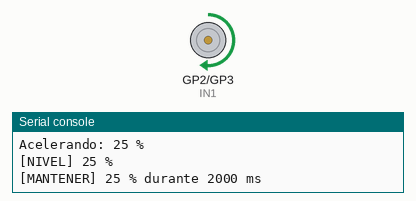
Simulated run of this program. Board: Raspberry Pi Pico running MicroPython. Shown: motor-driver pin pairs drawn as motors (green arrow = first pin HIGH = forward, orange = second pin HIGH = backward, longer = more drive, scaled by the enable pin), the last lines printed to the serial console.

Above: at 2.2 s.
At 23.0 s:
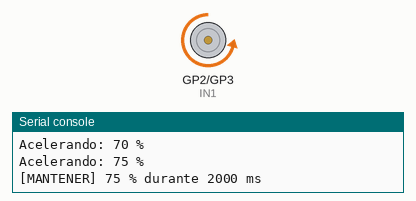
At 26.5 s:
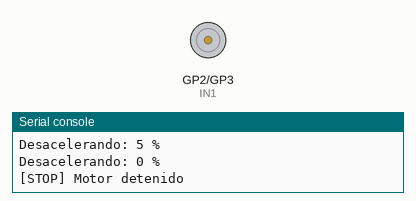
At 38.1 s:
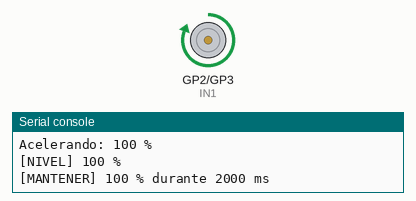
Timing chart, 0 to 39.6 s (numbered marks = the images above):
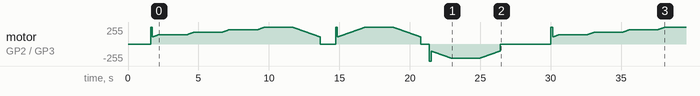

The program:

main.py
```python
# =========================================================================
#  DO 04 / CHALLENGE 06 - Smart Motor Controller
#  Sesion 06: PWM + Puente H (L298N) + Motor DC
#  Angel Rugerio Jimenez
#  Axel Garcia Arellano
#
#  IN1/IN2 deciden hacia donde gira el motor; ENA (PWM) decide que tan
#  rapido. Toda la velocidad cambia por rampas y el sentido solo se
#  invierte con el motor en 0 %.
#  Probado en Wokwi y en hardware fisico (Pico 2 W + L298N + motor DC).
# =========================================================================

from machine import Pin, PWM
from time import sleep_ms

# ---------------- Ajustes del motor fisico ----------------
PWM_FREQ = 100          # Hz. Frecuencia baja = mas torque en motores chicos
MIN_DUTY = 40           # % real minimo con el que el motor SI gira (zona muerta)
KICK_MS = 120           # empujon al 100 % cuando arranca desde 0

# Pines del puente H (iguales en Wokwi y en el montaje fisico)
# Se crean ya en 0 para que el motor no se mueva al encender la Pico
IN1 = Pin(2, Pin.OUT, value=0)                   # GP2 - direccion
IN2 = Pin(3, Pin.OUT, value=0)                   # GP3 - direccion
ENA = PWM(Pin(4), freq=PWM_FREQ, duty_u16=0)     # GP4 - velocidad por PWM

# Parametros de la demostracion
PASO_RAMPA = 5          # % que cambia la velocidad en cada paso
DELAY_RAMPA_MS = 100    # tiempo entre pasos -> 0 a 100 % en 2 s
MANTENER_MS = 2000      # tiempo sostenido a velocidad constante
PAUSA_INVERSION_MS = 500  # motor detenido antes de cambiar el sentido
PAUSA_CICLO_MS = 3000   # descanso entre una demostracion completa y la siguiente
NIVELES = [25, 50, 75, 100]

# Constantes numericas para la direccion
DETENIDO = 0
ADELANTE = 1
REVERSA = 2

# Variables globales de control
velocidad_actual = 0
direccion_actual = DETENIDO


# ---------------- Funciones base ----------------
def _duty_real(percent):
    """Traduce 0-100 % 'logico' a duty real saltando la zona muerta.
    0 % = apagado. 1-100 % se reparte entre MIN_DUTY y 100 %,
    asi 25 % ya mueve el motor en lugar de solo zumbar."""
    if percent == 0:
        return 0
    real = MIN_DUTY + (100 - MIN_DUTY) * percent / 100
    return int(real * 65535 / 100)


def set_speed(percent):
    global velocidad_actual
    percent = int(max(0, min(100, percent)))   # saturacion: 0 <= percent <= 100

    # Si venimos de 0 y vamos a movernos, empujon para vencer la inercia
    if velocidad_actual == 0 and percent > 0:
        ENA.duty_u16(65535)
        sleep_ms(KICK_MS)

    ENA.duty_u16(_duty_real(percent))
    velocidad_actual = percent


def forward():
    global direccion_actual
    IN1.value(1)
    IN2.value(0)
    direccion_actual = ADELANTE


def reverse():
    global direccion_actual
    IN1.value(0)
    IN2.value(1)
    direccion_actual = REVERSA


def stop():
    global direccion_actual
    set_speed(0)
    IN1.value(0)
    IN2.value(0)
    direccion_actual = DETENIDO


# ---------------- TODO 1: rampa ----------------
# Sube o baja de start a end de step en step. range() excluye su limite,
# asi que al final se fija end a mano: la rampa siempre termina exacta,
# aunque la distancia no sea multiplo del paso (ej. 0 -> 75 con paso 10).
def ramp_to(start, end, step=10, delay_ms=100):
    if start == end:
        set_speed(end)
        return

    if start < end:
        paso = abs(step)
        etiqueta = "Acelerando"
    else:
        paso = -abs(step)       # si start > end el paso debe ser negativo
        etiqueta = "Desacelerando"

    for speed in range(start, end, paso):
        set_speed(speed)
        print(f"{etiqueta}: {speed} %")
        sleep_ms(delay_ms)

    set_speed(end)
    print(f"{etiqueta}: {end} %")


# ---------------- Cambio seguro de direccion ----------------
# Nunca se invierte en movimiento: primero rampa a 0 %, pausa con el
# motor detenido y solo entonces se cambia IN1/IN2.
def cambiar_direccion(nueva):
    if nueva == direccion_actual:
        return

    if velocidad_actual > 0:
        print("[SEGURIDAD] Bajando a 0 % antes de cambiar de direccion")
        ramp_to(velocidad_actual, 0, PASO_RAMPA, DELAY_RAMPA_MS)

    stop()
    sleep_ms(PAUSA_INVERSION_MS)

    if nueva == ADELANTE:
        print("[DIRECCION] FORWARD")
        forward()
    elif nueva == REVERSA:
        print("[DIRECCION] REVERSE")
        reverse()


def mantener(ms):
    print(f"[MANTENER] {velocidad_actual} % durante {ms} ms")
    sleep_ms(ms)


# ---------------- Etapas de la demostracion ----------------
# Requisito 4: velocidades 25/50/75/100 %. Entre niveles tambien se usa
# rampa, para que ningun cambio de velocidad sea un escalon.
def prueba_niveles():
    print("\n--- PRUEBA DE VELOCIDADES ---")
    cambiar_direccion(ADELANTE)
    for nivel in NIVELES:
        ramp_to(velocidad_actual, nivel, PASO_RAMPA, DELAY_RAMPA_MS)
        print(f"[NIVEL] {nivel} %")
        mantener(MANTENER_MS)
    ramp_to(velocidad_actual, 0, PASO_RAMPA, DELAY_RAMPA_MS)
    print("[STOP] Motor detenido")
    stop()
    sleep_ms(PAUSA_INVERSION_MS)


# TODO 2: la secuencia del CHALLENGE 06
def secuencia_challenge():
    print("\n--- CHALLENGE 06 ---")
    cambiar_direccion(ADELANTE)                                  # 1) FORWARD
    ramp_to(0, 100, PASO_RAMPA, DELAY_RAMPA_MS)                  # 2) rampa 0 -> 100
    mantener(MANTENER_MS)                                        # 3) mantener 2 s
    ramp_to(100, 0, PASO_RAMPA, DELAY_RAMPA_MS)                  # 4) rampa 100 -> 0
    cambiar_direccion(REVERSA)                                   # 5) REVERSE (ya en 0 %)
    ramp_to(0, 75, PASO_RAMPA, DELAY_RAMPA_MS)                   # 6) rampa 0 -> 75
    mantener(MANTENER_MS)                                        # 7) mantener 2 s
    ramp_to(75, 0, PASO_RAMPA, DELAY_RAMPA_MS)                   # 8) rampa 75 -> 0
    print("[STOP] Motor detenido")
    stop()                                                       # 9) STOP


# ---------------- Inicio ----------------
print("DO 04 - SMART MOTOR CONTROLLER")
print(f"Pines: GP2=IN1, GP3=IN2, GP4=ENA/PWM ({PWM_FREQ} Hz)")
print(f"Zona muerta compensada: 1 % logico = {MIN_DUTY} % real")
stop()
sleep_ms(1000)

numero_ciclo = 0

try:
    # La demostracion se repite para poder grabar la evidencia en cualquier momento
    while True:
        numero_ciclo += 1
        print(20 * "=")
        print(f"CICLO {numero_ciclo}")
        prueba_niveles()
        secuencia_challenge()
        sleep_ms(PAUSA_CICLO_MS)
finally:
    # Ctrl-C (o cualquier error): apagar el motor antes de salir
    ENA.duty_u16(0)
    IN1.value(0)
    IN2.value(0)
    print("\n[FIN] Motor apagado")
```

Measured:
- by itself, motor on GP2 (IN1) / GP3 (IN2): stopped → forward 255/255 at 1.6 s, → forward 110/255 0.12 s later, → forward 117/255 0.10 s later, → forward 125/255 0.10 s later, … (134 changes in this stretch)
